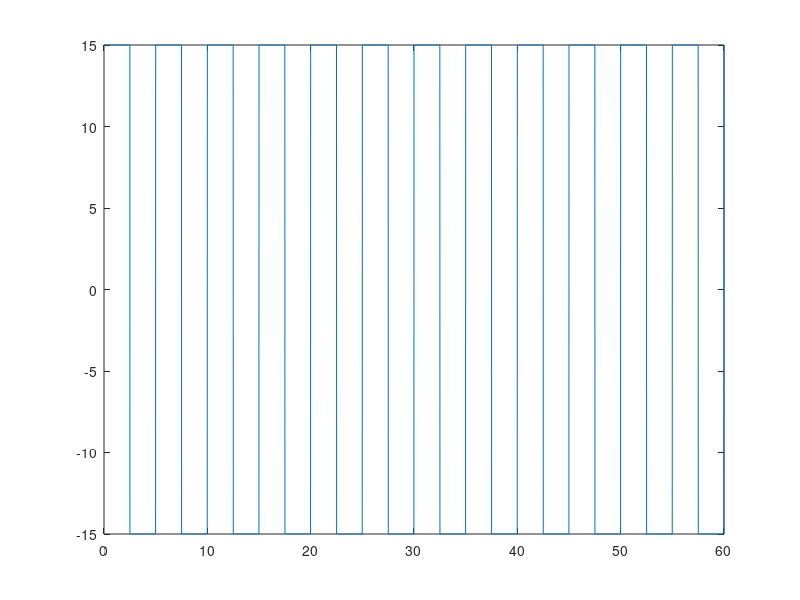

Reproduce this figure in MATLAB.
t = 0:10e-3:60;
x=[];
d = 10;
for k=1:length(t)
    n = (t(k)/d - mod(t(k), d)/10);
    u = 15; %%X(t) en metros
    if (t(k)>(2.5+10*n)) && (t(k)<(5+10*n))||(t(k)>(7.5+10*n)) && (t(k)<(10+10*n))
        u=-u;
    end
    x(k)=u;
end

figure(3)
plot(t,x);